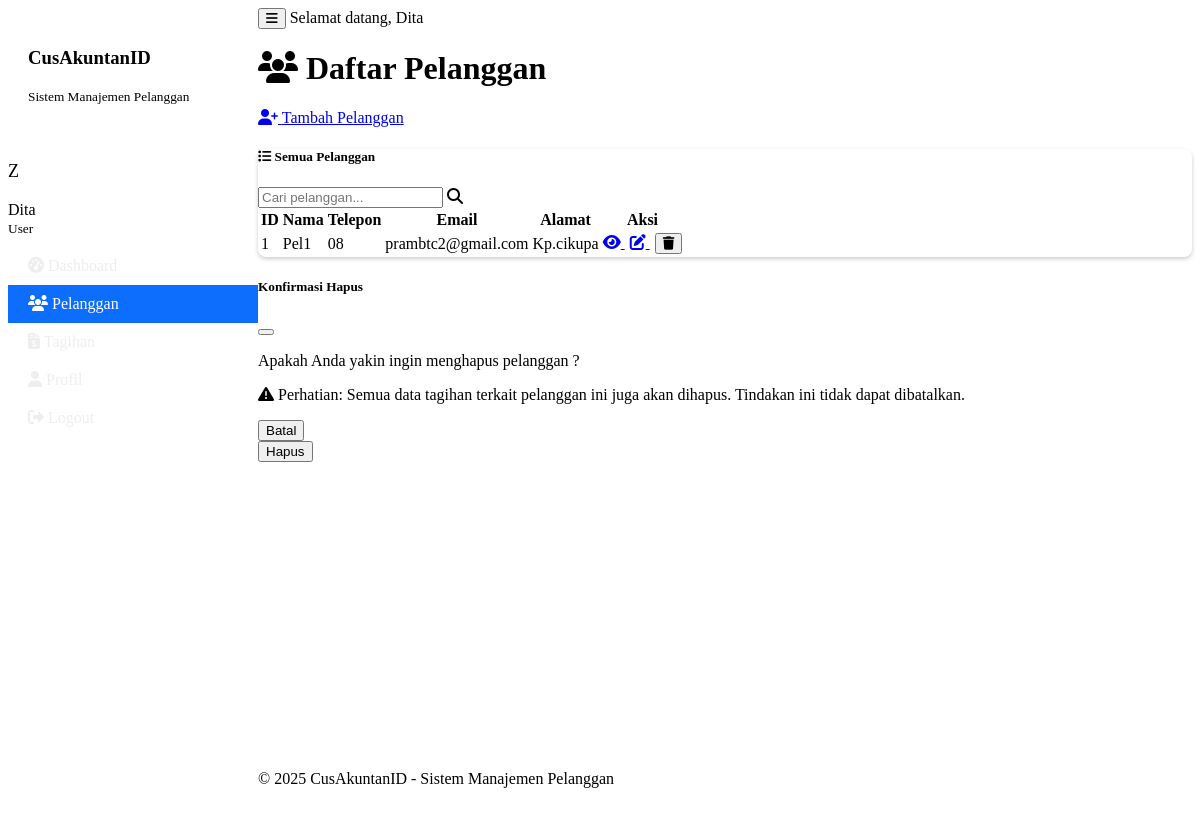
Page /pelanggan (signed in) on the earlier database version.
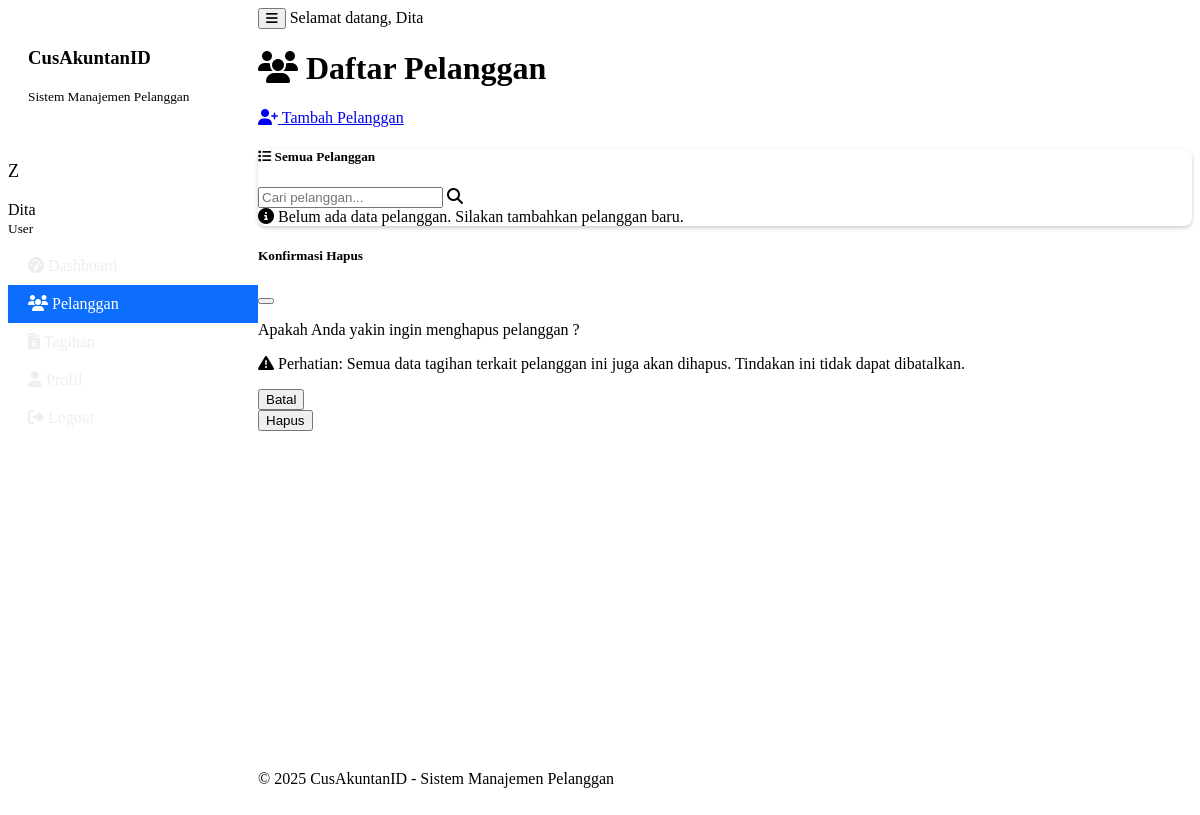
Same page on the later database version.
### tables this page shows
CREATE TABLE pelanggan (
            id INTEGER PRIMARY KEY,
            nama TEXT NOT NULL,
            telepon TEXT,
            email TEXT,
            alamat TEXT,
            latitude REAL,
            longitude REAL,
            dibuat_pada TEXT,
            user_id INTEGER
        );

### main.py (the view)
    def decorated_function(*args, **kwargs):
        if 'user' not in session:
            flash('Anda perlu login terlebih dahulu.', 'warning')
            return redirect(url_for('login'))
        return f(*args, **kwargs)

### main.py (called while the page is built)
@app.context_processor
def inject_now():
    return {'now': datetime.datetime.now()}

def login_required(f):
    def decorated_function(*args, **kwargs):
        if 'user' not in session:
            flash('Anda perlu login terlebih dahulu.', 'warning')
            return redirect(url_for('login'))
        return f(*args, **kwargs)
    decorated_function.__name__ = f.__name__
    return decorated_function

@app.route('/pelanggan')
@login_required
def pelanggan_list():
    user_id = session['user']['id']
    is_admin = session['user']['level'] == 'admin'
    if is_admin:
        pelanggan = sistem_manajemen.dapatkan_semua_pelanggan()
    else:
        pelanggan = sistem_manajemen.dapatkan_semua_pelanggan(user_id)
    return render_template('pelanggan_list.html', pelanggan=pelanggan)

    def get_connection(self):
        return sqlite3.connect(self.db_path)

### templates/pelanggan_list.html (shortened to what the changed rows need)
{% extends "base.html" %}
{% block content %}
<div class="container">
    <div class="d-flex justify-content-between align-items-center mb-4">
        <h1><i class="fas fa-users me-2"></i> Daftar Pelanggan</h1>
    </div>
    <div class="card">
        <div class="card-body">
            {% if pelanggan %}
                <div class="table-responsive">
                    <table class="table table-striped table-hover" id="pelangganTable">
                        <thead>
                            <tr>
                                <th>ID</th>
                                <th>Nama</th>
                                <th>Telepon</th>
                                <th>Email</th>
                                <th>Alamat</th>
                                <th>Aksi</th>
                            </tr>
                        </thead>
                        <tbody>
                            {% for p in pelanggan %}
                            <tr>
                                <td>{{ p[0] }}</td>
                                <td>{{ p[1] }}</td>
                                <td>{{ p[2] or '-' }}</td>
                                <td>{{ p[3] or '-' }}</td>
                                <td>{{ p[4] or '-' }}</td>
                                <td>
                                    <a href="{{ url_for('detail_pelanggan', pelanggan_id=p[0]) }}" class="btn btn-sm btn-info" title="Lihat Detail">
                                        <i class="fas fa-eye"></i>
                                    </a>
                                    <a href="{{ url_for('edit_pelanggan', pelanggan_id=p[0]) }}" class="btn btn-sm btn-primary" title="Edit">
                                        <i class="fas fa-edit"></i>
                                    </a>
                                    <button type="button" class="btn btn-sm btn-danger delete-pelanggan-btn"
                                        data-bs-toggle="modal"
                                        data-bs-target="#deletePelangganModal"
                                        data-id="{{ p[0] }}"
                                        data-nama="{{ p[1] }}"
                                        title="Hapus">
                                        <i class="fas fa-trash"></i>
                                    </button>
                                </td>
                            </tr>
                            {% endfor %}
                        </tbody>
                    </table>
                </div>
            {% else %}
                <div class="alert alert-info">
                    <i class="fas fa-info-circle me-2"></i> Belum ada data pelanggan. Silakan tambahkan pelanggan baru.
                </div>
            {% endif %}
        </div>
    </div>
</div>
{% endblock %}

Differences in the rows shown:
no longer on this page (row edited): pelanggan: id "1", nama "Pel1", telepon "08", email "prambtc2@gmail.com", alamat "Kp.cikupa"
Other differences:
text no longer shown: "ID Nama Telepon Email Alamat Aksi"
text now shown: "Belum ada data pelanggan. Silakan tambahkan pelanggan baru."
